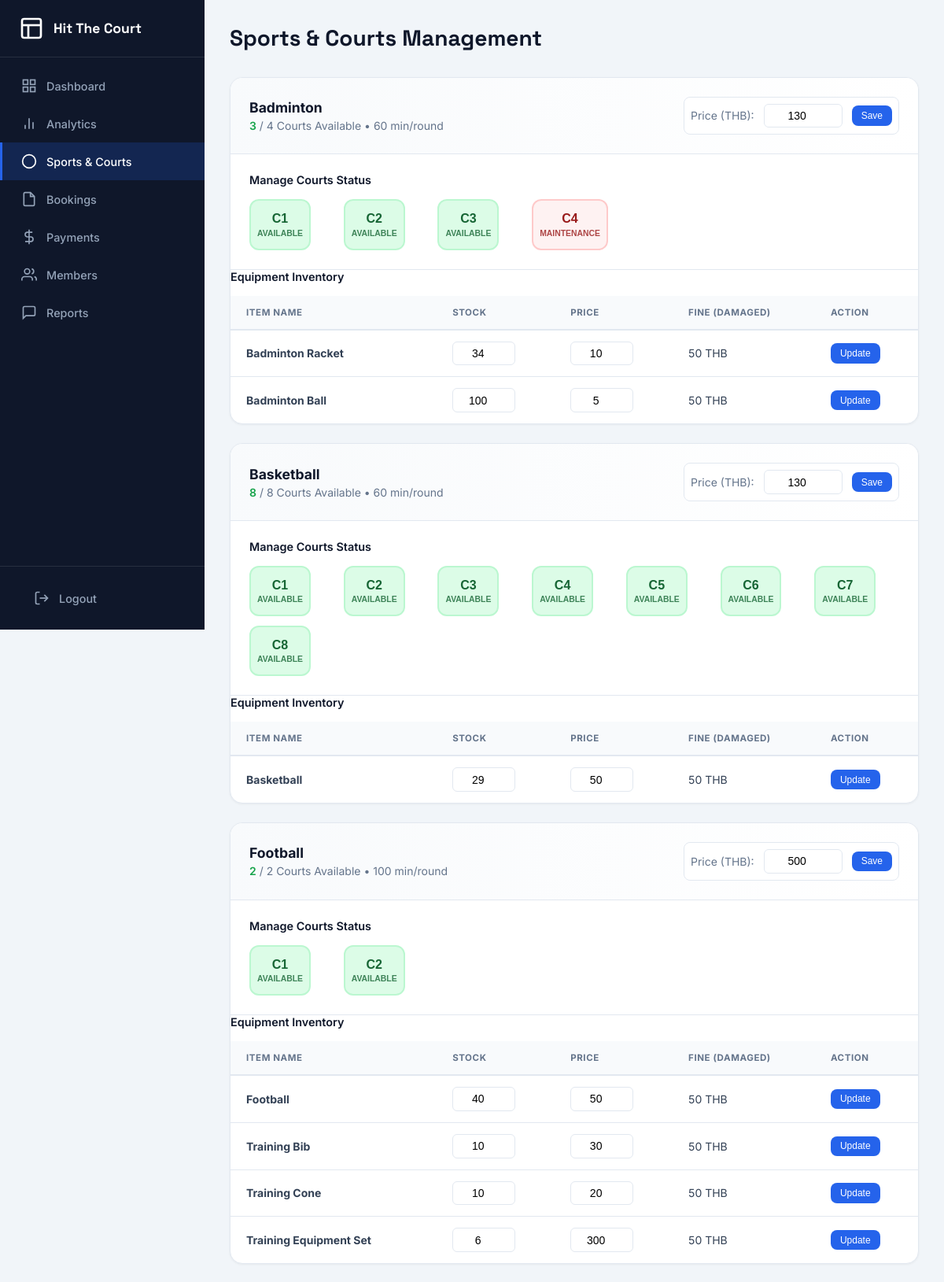
The app's page /admin/sports.php (signed in, upper part) with its own data.
### tables this page shows
CREATE TABLE `sports` (
  `sport_id` int(11) NOT NULL,
  `sport_name` varchar(50) NOT NULL,
  `slug` varchar(50) NOT NULL,
  `description` text DEFAULT NULL,
  `duration_minutes` int(11) NOT NULL,
  `price` int(11) NOT NULL,
  `max_courts` int(11) DEFAULT 1,
  `image` varchar(255) DEFAULT NULL,
  `status` enum('active','inactive') DEFAULT 'active',
  `created_at` timestamp NOT NULL DEFAULT current_timestamp(),
  `price_per_round` decimal(10,2) DEFAULT 0.00,
  `total_courts` int(11) DEFAULT 1
);

CREATE TABLE `courts` (
  `court_id` int(11) NOT NULL,
  `sport_id` int(11) NOT NULL,
  `court_number` int(11) NOT NULL,
  `court_name` varchar(50) DEFAULT NULL,
  `status` enum('available','maintenance','reserved') DEFAULT 'available',
  `created_at` timestamp NOT NULL DEFAULT current_timestamp()
);

CREATE TABLE `equipment` (
  `eq_id` int(11) NOT NULL,
  `sport_id` int(11) NOT NULL,
  `eq_name` varchar(100) NOT NULL,
  `price` int(11) NOT NULL,
  `stock` int(11) NOT NULL DEFAULT 0,
  `fine_amount` int(11) DEFAULT 50,
  `max_per_court` int(11) DEFAULT 10,
  `status` enum('available','unavailable') DEFAULT 'available',
  `created_at` timestamp NOT NULL DEFAULT current_timestamp()
);

### admin/sports.php (the view, shortened to what this page needs)
<?php
require_once '../config.php';
 $sports = $pdo->query("
    SELECT s.*,
           (SELECT COUNT(*) FROM courts WHERE sport_id = s.sport_id) as court_count,
           (SELECT COUNT(*) FROM courts WHERE sport_id = s.sport_id AND status = 'available') as available_count
    FROM sports s
    ORDER BY s.sport_name
")->fetchAll();
?>
<!DOCTYPE html>
<html lang="en">
<head>
    <link rel="stylesheet" href="<?= SITE_URL ?>/assets/css/admin.css">
</head>
<body>
    <div class="admin-layout">
        <aside class="admin-sidebar">
            <div class="admin-brand">
                <svg width="32" height="32" viewBox="0 0 24 24" fill="none" stroke="currentColor" stroke-width="2">
                    <rect x="3" y="3" width="18" height="18" rx="2" ry="2"></rect>
                    <line x1="3" y1="9" x2="21" y2="9"></line>
                    <line x1="9" y1="21" x2="9" y2="9"></line>
                </svg>
                Hit The Court
            </div>
            <nav class="admin-nav">
                <a href="dashboard.php" class="admin-nav-item">
                    Dashboard
                </a>
                <a href="analytics.php" class="admin-nav-item">
                    <svg xmlns="http://www.w3.org/2000/svg" width="20" height="20" viewBox="0 0 24 24" fill="none" stroke="currentColor" stroke-width="2"><line x1="18" y1="20" x2="18" y2="10"></line><line x1="12" y1="20" x2="12" y2="4"></line><line x1="6" y1="20" x2="6" y2="14"></line></svg>
                    Analytics
                </a>
                <a href="sports.php" class="admin-nav-item active">
                    <svg xmlns="http://www.w3.org/2000/svg" width="20" height="20" viewBox="0 0 24 24" fill="none" stroke="currentColor" stroke-width="2"><circle cx="12" cy="12" r="10"></circle></svg>
                    Sports & Courts
                </a>
                <a href="bookings.php" class="admin-nav-item">
                    <svg xmlns="http://www.w3.org/2000/svg" width="20" height="20" viewBox="0 0 24 24" fill="none" stroke="currentColor" stroke-width="2"><path d="M14 2H6a2 2 0 0 0-2 2v16a2 2 0 0 0 2 2h12a2 2 0 0 0 2-2V8z"></path><polyline points="14 2 14 8 20 8"></polyline></svg>
                    Bookings
                </a>
                <a href="payments.php" class="admin-nav-item">
                    <svg xmlns="http://www.w3.org/2000/svg" width="20" height="20" viewBox="0 0 24 24" fill="none" stroke="currentColor" stroke-width="2"><line x1="12" y1="1" x2="12" y2="23"></line><path d="M17 5H9.5a3.5 3.5 0 0 0 0 7h5a3.5 3.5 0 0 1 0 7H6"></path></svg>
                    Payments
                </a>
                <a href="members.php" class="admin-nav-item">
                    Members
                </a>
                <a href="reports.php" class="admin-nav-item">
                    <svg xmlns="http://www.w3.org/2000/svg" width="20" height="20" viewBox="0 0 24 24" fill="none" stroke="currentColor" stroke-width="2"><path d="M21 15a2 2 0 0 1-2 2H7l-4 4V5a2 2 0 0 1 2-2h14a2 2 0 0 1 2 2z"></path></svg>
                    Reports
                </a>
            </nav>
            <div style="margin-top: auto; padding: 1rem; border-top: 1px solid rgba(255,255,255,0.1);">
                <a href="<?= SITE_URL ?>/api/auth.php?action=admin_logout" class="admin-nav-item">
                    <svg xmlns="http://www.w3.org/2000/svg" width="20" height="20" viewBox="0 0 24 24" fill="none" stroke="currentColor" stroke-width="2"><path d="M9 21H5a2 2 0 0 1-2-2V5a2 2 0 0 1 2-2h4"></path><polyline points="16 17 21 12 16 7"></polyline><line x1="21" y1="12" x2="9" y2="12"></line></svg>
                    Logout
                </a>
            </div>
        </aside>
        <main class="admin-main">
            <div class="admin-header">
                <h1 class="admin-title">Sports & Courts Management</h1>
            </div>
            <?php foreach ($sports as $sport): ?>
            <div class="admin-card">
                <div class="sport-header">
                    <div class="sport-info">
                        <h2><?= htmlspecialchars($sport['sport_name']) ?></h2>
                        <p>
                            <span style="color: var(--admin-success); font-weight: 600;"><?= $sport['available_count'] ?></span> / <?= $sport['court_count'] ?> Courts Available
                            &bull; <?= $sport['duration_minutes'] ?> min/round
                        </p>
                    </div>
                    <form method="POST" class="price-edit-form">
                        <label style="font-size: 0.875rem; color: var(--admin-muted);">Price (THB):</label>
                        <input type="number" name="price" value="<?= $sport['price'] ?>" class="input-sm" style="width: 100px;">
                        <button type="submit" class="btn btn-primary btn-sm">Save</button>
                    </form>
                </div>
                <div class="courts-section">
                    <h4 class="section-label">Manage Courts Status</h4>
                    <div class="courts-grid">
                        <?php
                        $courts = $pdo->prepare("SELECT * FROM courts WHERE sport_id = ?");
                        $courts->execute([$sport['sport_id']]);
                        foreach ($courts->fetchAll() as $court):
                        ?>
                        <form method="POST">
                            <button type="submit" class="court-btn <?= htmlspecialchars($court['status']) ?>" title="Click to toggle status">
                                <div class="court-btn-number">C<?= $court['court_number'] ?></div>
                                <div class="court-btn-status"><?= ucfirst($court['status']) ?></div>
                            </button>
                        </form>
                        <?php endforeach; ?>
                    </div>
                </div>
                <div class="equipment-section">
                    <h4 class="section-label">Equipment Inventory</h4>
                    <table class="admin-table">
                        <thead>
                            <tr>
                                <th style="width: 30%;">Item Name</th>
                                <th>Stock</th>
                                <th>Price</th>
                                <th>Fine (Damaged)</th>
                                <th style="width: 15%;">Action</th>
                            </tr>
                        </thead>
                        <tbody>
                            <?php
                            $equipments = $pdo->prepare("SELECT * FROM equipment WHERE sport_id = ?");
                            $equipments->execute([$sport['sport_id']]);
                            if ($equipments->rowCount() > 0):
                                foreach ($equipments->fetchAll() as $eq):
                            ?>
                            <tr>
                                <form method="POST">
                                    <td><strong><?= htmlspecialchars($eq['eq_name']) ?></strong></td>
                                    <td>
                                        <input type="number" name="stock" value="<?= $eq['stock'] ?>" class="input-sm" min="0">
                                    </td>
                                    <td>
                                        <input type="number" name="price" value="<?= $eq['price'] ?>" class="input-sm" min="0">
                                    </td>
                                    <td><?= number_format($eq['fine_amount']) ?> THB</td>
                                    <td><button type="submit" class="btn btn-sm btn-primary">Update</button></td>
                                </form>
                            </tr>
                            <?php
                                endforeach;
                            endif; ?>
                        </tbody>
                    </table>
                </div>
            </div>
            <?php endforeach; ?>
        </main>
    </div>
</body>
</html>

### records on screen
sports: sport_name "Badminton", available_count "3", court_count "4", duration_minutes "60", price "130"
courts: court_number "1", status "AVAILABLE"
courts: court_number "2", status "AVAILABLE"
courts: court_number "3", status "AVAILABLE"
courts: court_number "4", status "MAINTENANCE"
equipment: eq_name "Badminton Racket", stock "34", price "10", fine_amount "50"
equipment: eq_name "Badminton Ball", stock "100", price "5", fine_amount "50"
sports: sport_name "Basketball", available_count "8", court_count "8", duration_minutes "60", price "130"
courts: court_number "1", status "AVAILABLE"
courts: court_number "2", status "AVAILABLE"
courts: court_number "3", status "AVAILABLE"
courts: court_number "4", status "AVAILABLE"
courts: court_number "5", status "AVAILABLE"
courts: court_number "6", status "AVAILABLE"
courts: court_number "7", status "AVAILABLE"
courts: court_number "8", status "AVAILABLE"
equipment: eq_name "Basketball", stock "29", price "50", fine_amount "50"
sports: sport_name "Football", available_count "2", court_count "2", duration_minutes "100", price "500"
courts: court_number "1", status "AVAILABLE"
courts: court_number "2", status "AVAILABLE"
equipment: eq_name "Football", stock "40", price "50", fine_amount "50"
equipment: eq_name "Training Bib", stock "10", price "30", fine_amount "50"
equipment: eq_name "Training Cone", stock "10", price "20", fine_amount "50"
equipment: eq_name "Training Equipment Set", stock "6", price "300", fine_amount "50"
